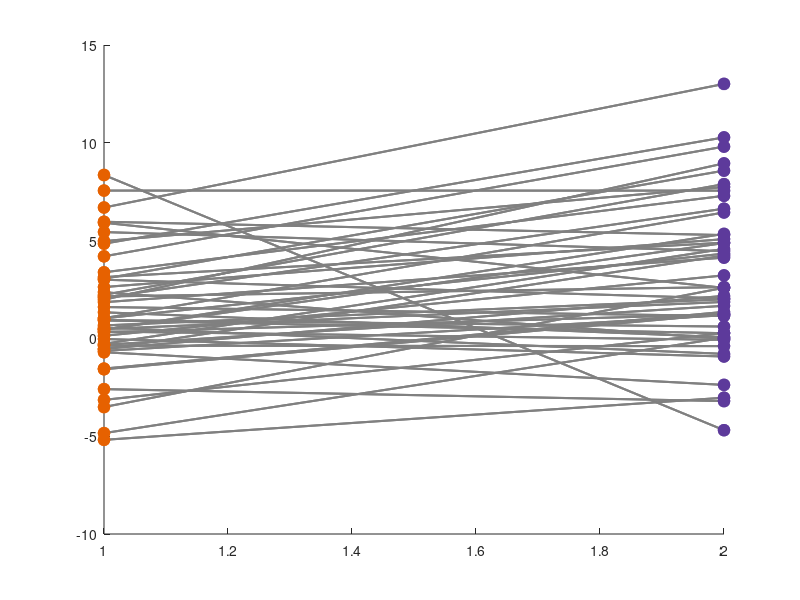

Write MATLAB code to recreate this figure. (Note: this script raises an error after producing the figure.)
%% P100 errorbar plot
%Same as in JASP
load('p100.mat')
SS=mean(p100(:,[1 3 5]),2);
US=mean(p100(:,[2 4 6]),2);

z=1.96; %95% confidence interval

CI_SS_pos=mean(SS)+z*(std(SS)./sqrt(length(SS)));
CI_SS_neg=mean(SS)-z*(std(SS)./sqrt(length(SS)));

CI_US_pos=mean(US)+z*(std(US)./sqrt(length(US)));
CI_US_neg=mean(US)-z*(std(US)./sqrt(length(US)));

close all
figure; 
hold on
for i=1:length(SS)
plot(1:2,[SS(i),US(i)],'color', [.5 .5 .5], 'linewidth', 1.5)
end
scatter(ones(length(SS),1),SS,70,'Marker','o','MarkerFaceColor',[230 97 0]/255,'MarkerEdgeColor',[230 97 0]/255);
scatter(2*ones(length(US),1),US,70,'Marker','o','MarkerFaceColor',[93 58 155]/255,'MarkerEdgeColor',[93 58 155]/255);

errorbar([.96],mean([SS]),[CI_SS_neg],[CI_SS_pos],'Color','k','LineWidth',3)
errorbar([2.04],mean([US]),[CI_US_neg],[CI_US_neg],'Color','k','LineWidth',3)
scatter(.96,mean([SS]),100,'Marker','o','MarkerFaceColor','k','MarkerEdgeColor','k')
scatter(2.04,mean([US]),100,'Marker','o','MarkerFaceColor','k','MarkerEdgeColor','k')

xlim([0.88 2.15])
axis square